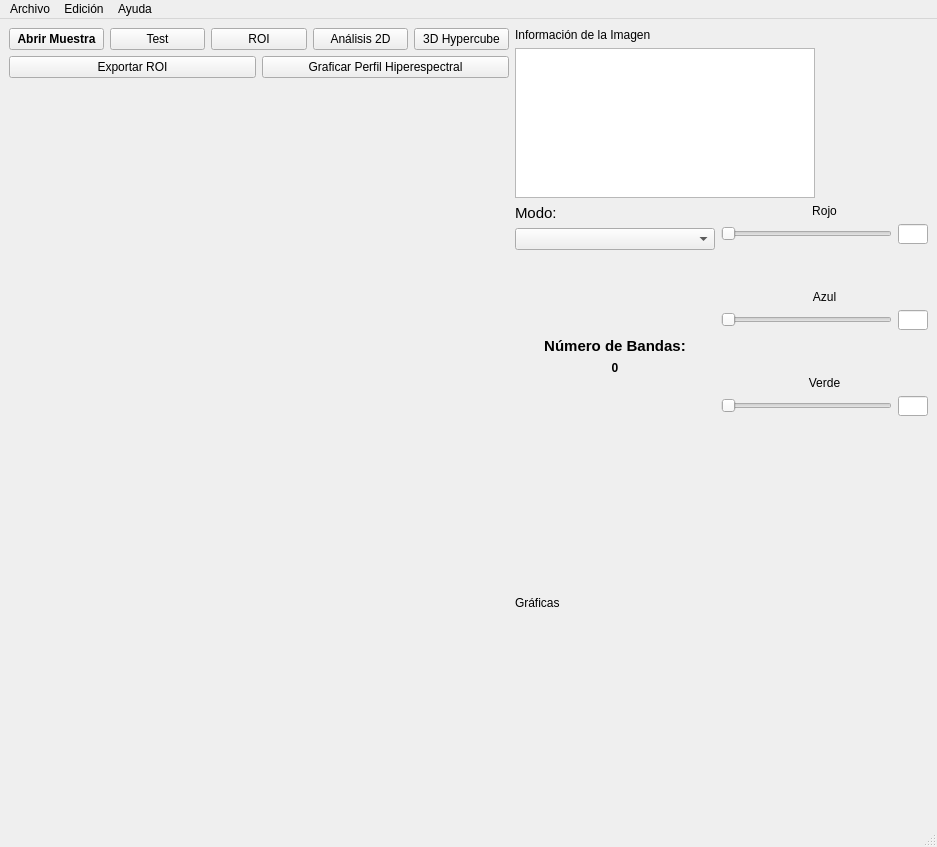
<?xml version="1.0" encoding="UTF-8"?>
<ui version="4.0">
 <class>MainWindow</class>
 <widget class="QMainWindow" name="MainWindow">
  <property name="geometry">
   <rect>
    <x>0</x>
    <y>0</y>
    <width>937</width>
    <height>748</height>
   </rect>
  </property>
  <property name="windowTitle">
   <string>MainWindow</string>
  </property>
  <widget class="QWidget" name="centralwidget">
   <layout class="QGridLayout" name="gridLayout_4">
    <item row="0" column="0">
     <layout class="QHBoxLayout" name="horizontalLayout_2">
      <item>
       <widget class="QPushButton" name="button_open_sample">
        <property name="font">
         <font>
          <weight>75</weight>
          <italic>false</italic>
          <bold>true</bold>
          <strikeout>false</strikeout>
         </font>
        </property>
        <property name="text">
         <string>Abrir Muestra</string>
        </property>
       </widget>
      </item>
      <item>
       <widget class="QPushButton" name="button_fast_test">
        <property name="text">
         <string>Test</string>
        </property>
       </widget>
      </item>
      <item>
       <widget class="QPushButton" name="lasso_button">
        <property name="text">
         <string>ROI</string>
        </property>
       </widget>
      </item>
      <item>
       <widget class="QPushButton" name="button_pixel_analityc">
        <property name="text">
         <string>Análisis 2D</string>
        </property>
       </widget>
      </item>
      <item>
       <widget class="QPushButton" name="button_3d_hypercube">
        <property name="text">
         <string>3D Hypercube</string>
        </property>
       </widget>
      </item>
     </layout>
    </item>
    <item row="0" column="1" rowspan="4">
     <layout class="QVBoxLayout" name="verticalLayout_2">
      <item>
       <widget class="QLabel" name="label_5">
        <property name="text">
         <string>Información de la Imagen</string>
        </property>
       </widget>
      </item>
      <item>
       <widget class="QTextBrowser" name="text_browser_info">
        <property name="minimumSize">
         <size>
          <width>0</width>
          <height>0</height>
         </size>
        </property>
        <property name="maximumSize">
         <size>
          <width>300</width>
          <height>150</height>
         </size>
        </property>
       </widget>
      </item>
      <item>
       <layout class="QHBoxLayout" name="horizontalLayout_11">
        <item>
         <layout class="QVBoxLayout" name="verticalLayout_10">
          <item>
           <widget class="QLabel" name="label">
            <property name="font">
             <font>
              <pointsize>11</pointsize>
             </font>
            </property>
            <property name="text">
             <string>Modo:</string>
            </property>
           </widget>
          </item>
          <item>
           <widget class="QComboBox" name="combo_mode">
            <property name="minimumSize">
             <size>
              <width>200</width>
              <height>0</height>
             </size>
            </property>
            <property name="maximumSize">
             <size>
              <width>200</width>
              <height>16777215</height>
             </size>
            </property>
           </widget>
          </item>
          <item>
           <spacer name="verticalSpacer_7">
            <property name="orientation">
             <enum>Qt::Vertical</enum>
            </property>
            <property name="sizeHint" stdset="0">
             <size>
              <width>20</width>
              <height>40</height>
             </size>
            </property>
           </spacer>
          </item>
          <item>
           <widget class="QLabel" name="mode_title">
            <property name="maximumSize">
             <size>
              <width>200</width>
              <height>16777215</height>
             </size>
            </property>
            <property name="font">
             <font>
              <pointsize>11</pointsize>
              <weight>75</weight>
              <bold>true</bold>
             </font>
            </property>
            <property name="text">
             <string>Número de Bandas:</string>
            </property>
            <property name="alignment">
             <set>Qt::AlignCenter</set>
            </property>
           </widget>
          </item>
          <item>
           <widget class="QLabel" name="nbands">
            <property name="maximumSize">
             <size>
              <width>200</width>
              <height>16777215</height>
             </size>
            </property>
            <property name="font">
             <font>
              <pointsize>9</pointsize>
              <weight>75</weight>
              <bold>true</bold>
             </font>
            </property>
            <property name="text">
             <string>0</string>
            </property>
            <property name="alignment">
             <set>Qt::AlignCenter</set>
            </property>
           </widget>
          </item>
          <item>
           <spacer name="verticalSpacer">
            <property name="orientation">
             <enum>Qt::Vertical</enum>
            </property>
            <property name="sizeHint" stdset="0">
             <size>
              <width>20</width>
              <height>40</height>
             </size>
            </property>
           </spacer>
          </item>
         </layout>
        </item>
        <item>
         <layout class="QVBoxLayout" name="verticalLayout_4">
          <item>
           <widget class="QLabel" name="label_2">
            <property name="text">
             <string>Rojo</string>
            </property>
            <property name="alignment">
             <set>Qt::AlignCenter</set>
            </property>
           </widget>
          </item>
          <item>
           <layout class="QHBoxLayout" name="horizontalLayout_3">
            <item>
             <widget class="QSlider" name="slider_red_band">
              <property name="minimumSize">
               <size>
                <width>150</width>
                <height>0</height>
               </size>
              </property>
              <property name="maximumSize">
               <size>
                <width>200</width>
                <height>16777215</height>
               </size>
              </property>
              <property name="orientation">
               <enum>Qt::Horizontal</enum>
              </property>
             </widget>
            </item>
            <item>
             <widget class="QLineEdit" name="red_text_box">
              <property name="maximumSize">
               <size>
                <width>30</width>
                <height>20</height>
               </size>
              </property>
             </widget>
            </item>
           </layout>
          </item>
          <item>
           <spacer name="verticalSpacer_2">
            <property name="orientation">
             <enum>Qt::Vertical</enum>
            </property>
            <property name="sizeHint" stdset="0">
             <size>
              <width>20</width>
              <height>40</height>
             </size>
            </property>
           </spacer>
          </item>
          <item>
           <layout class="QVBoxLayout" name="verticalLayout_7">
            <item>
             <widget class="QLabel" name="label_4">
              <property name="text">
               <string>Azul</string>
              </property>
              <property name="alignment">
               <set>Qt::AlignCenter</set>
              </property>
             </widget>
            </item>
            <item>
             <layout class="QHBoxLayout" name="horizontalLayout_4">
              <item>
               <widget class="QSlider" name="slider_blue_band">
                <property name="minimumSize">
                 <size>
                  <width>150</width>
                  <height>0</height>
                 </size>
                </property>
                <property name="maximumSize">
                 <size>
                  <width>200</width>
                  <height>16777215</height>
                 </size>
                </property>
                <property name="orientation">
                 <enum>Qt::Horizontal</enum>
                </property>
               </widget>
              </item>
              <item>
               <widget class="QLineEdit" name="blue_text_box">
                <property name="maximumSize">
                 <size>
                  <width>30</width>
                  <height>20</height>
                 </size>
                </property>
               </widget>
              </item>
             </layout>
            </item>
           </layout>
          </item>
          <item>
           <spacer name="verticalSpacer_4">
            <property name="orientation">
             <enum>Qt::Vertical</enum>
            </property>
            <property name="sizeHint" stdset="0">
             <size>
              <width>20</width>
              <height>40</height>
             </size>
            </property>
           </spacer>
          </item>
          <item>
           <layout class="QVBoxLayout" name="verticalLayout_8">
            <item>
             <widget class="QLabel" name="label_3">
              <property name="text">
               <string>Verde</string>
              </property>
              <property name="alignment">
               <set>Qt::AlignCenter</set>
              </property>
             </widget>
            </item>
            <item>
             <layout class="QHBoxLayout" name="horizontalLayout_5">
              <item>
               <widget class="QSlider" name="slider_green_band">
                <property name="minimumSize">
                 <size>
                  <width>150</width>
                  <height>0</height>
                 </size>
                </property>
                <property name="maximumSize">
                 <size>
                  <width>200</width>
                  <height>16777215</height>
                 </size>
                </property>
                <property name="orientation">
                 <enum>Qt::Horizontal</enum>
                </property>
               </widget>
              </item>
              <item>
               <widget class="QLineEdit" name="green_text_box">
                <property name="maximumSize">
                 <size>
                  <width>30</width>
                  <height>20</height>
                 </size>
                </property>
               </widget>
              </item>
             </layout>
            </item>
           </layout>
          </item>
          <item>
           <spacer name="verticalSpacer_3">
            <property name="orientation">
             <enum>Qt::Vertical</enum>
            </property>
            <property name="sizeHint" stdset="0">
             <size>
              <width>20</width>
              <height>40</height>
             </size>
            </property>
           </spacer>
          </item>
         </layout>
        </item>
       </layout>
      </item>
      <item>
       <spacer name="verticalSpacer_5">
        <property name="orientation">
         <enum>Qt::Vertical</enum>
        </property>
        <property name="sizeHint" stdset="0">
         <size>
          <width>20</width>
          <height>40</height>
         </size>
        </property>
       </spacer>
      </item>
     </layout>
    </item>
    <item row="2" column="0">
     <widget class="graph_2d_view" name="graph_2d_view" native="true">
      <property name="minimumSize">
       <size>
        <width>500</width>
        <height>500</height>
       </size>
      </property>
      <property name="maximumSize">
       <size>
        <width>1200</width>
        <height>1200</height>
       </size>
      </property>
     </widget>
    </item>
    <item row="5" column="1">
     <layout class="QVBoxLayout" name="verticalLayout_9">
      <item>
       <widget class="QLabel" name="label_6">
        <property name="text">
         <string>Gráficas</string>
        </property>
       </widget>
      </item>
      <item>
       <widget class="graph_plot_view" name="graph_plot_view" native="true">
        <property name="minimumSize">
         <size>
          <width>0</width>
          <height>200</height>
         </size>
        </property>
        <property name="maximumSize">
         <size>
          <width>700</width>
          <height>200</height>
         </size>
        </property>
       </widget>
      </item>
     </layout>
    </item>
    <item row="1" column="0">
     <layout class="QHBoxLayout" name="horizontalLayout_8">
      <item>
       <widget class="QPushButton" name="export_roi_button">
        <property name="text">
         <string>Exportar ROI</string>
        </property>
       </widget>
      </item>
      <item>
       <widget class="QPushButton" name="graph_profile_button">
        <property name="text">
         <string>Graficar Perfil Hiperespectral</string>
        </property>
       </widget>
      </item>
     </layout>
    </item>
   </layout>
  </widget>
  <widget class="QStatusBar" name="statusbar"/>
  <widget class="QMenuBar" name="menubar">
   <property name="geometry">
    <rect>
     <x>0</x>
     <y>0</y>
     <width>937</width>
     <height>21</height>
    </rect>
   </property>
   <widget class="QMenu" name="menuArchivo">
    <property name="title">
     <string>Archivo</string>
    </property>
   </widget>
   <widget class="QMenu" name="menuEdici_n">
    <property name="title">
     <string>Edición</string>
    </property>
   </widget>
   <widget class="QMenu" name="menuAyuda">
    <property name="title">
     <string>Ayuda</string>
    </property>
   </widget>
   <addaction name="menuArchivo"/>
   <addaction name="menuEdici_n"/>
   <addaction name="menuAyuda"/>
  </widget>
 </widget>
 <customwidgets>
  <customwidget>
   <class>graph_2d_view</class>
   <extends>QWidget</extends>
   <header>graph_2d_view.h</header>
   <container>1</container>
  </customwidget>
  <customwidget>
   <class>graph_plot_view</class>
   <extends>QWidget</extends>
   <header location="global">graph_plot_view.h</header>
   <container>1</container>
  </customwidget>
 </customwidgets>
 <resources/>
 <connections/>
</ui>
